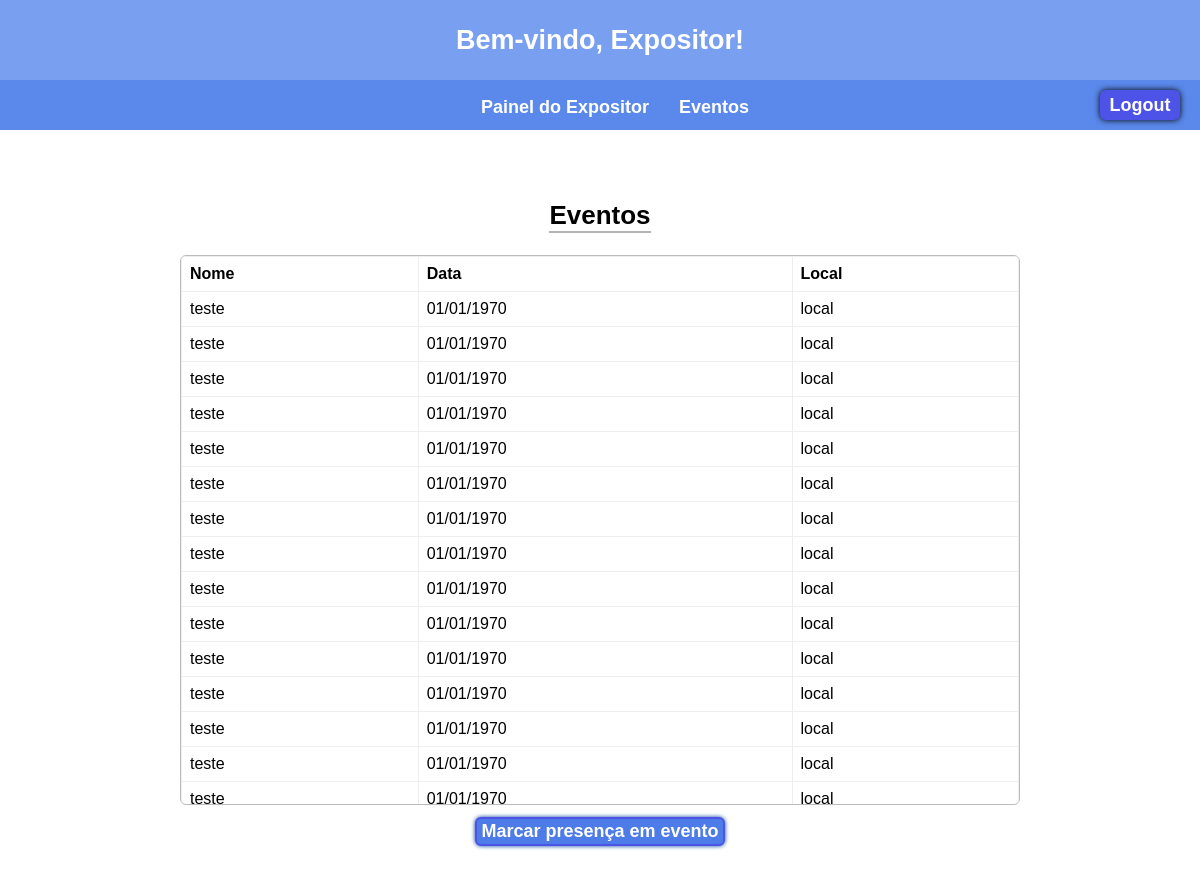
Page /expositor/eventos.php (signed in) on the committed database.
### tables this page shows
CREATE TABLE IF NOT EXISTS `eventos` (
  `id_evento` int(11) NOT NULL AUTO_INCREMENT,
  `nome` varchar(100) NOT NULL,
  `descricao` text DEFAULT NULL,
  `data` date NOT NULL,
  `local` varchar(150) NOT NULL,
  `imagem` varchar(255) DEFAULT NULL,
  PRIMARY KEY (`id_evento`)
);

### expositor/eventos.php (the view, shortened to what this page needs)
<?php
require_once __DIR__ . "/../conexao.php";
    ?>
    <?php
$eventos = [];
$e_res = $conn->query("SELECT id_evento, nome, descricao, 'data', 'local', imagem FROM eventos ORDER BY 'data' ASC");
if ($e_res) {
    while ($row = $e_res->fetch_assoc()) {
        $eventos[] = $row;
    }
}
?>
<!DOCTYPE html>
<html lang="en">
<head>
    <link rel="stylesheet" href="eventos_expositor.css">
</head>
<body>
     <header>
        <h2>Bem-vindo, <?php echo htmlspecialchars($_SESSION['nome']); ?>!</h2>
    </header>
    <nav>
        <a href="../logout.php"><button class="logout">Logout</button></a>
        <h2><a href="painel.php">Painel do Expositor</a></h1>
        <h1><a href="eventos.php">Eventos</a></h1>
    </nav>
    <section>
        <p class="title">Eventos</p>
            <div class="eventos-box">
                <?php if (count($eventos) === 0) : ?>
                    <p class="text">Não há eventos cadastrados.</p>
                <?php else: ?>
                    <table>
                        <thead><tr><th>Nome</th><th>Data</th><th>Local</th></tr></thead>
                        <tbody>
                            <?php foreach ($eventos as $ev) : ?>
                                <tr>
                                    <td><?php echo htmlspecialchars($ev['nome']); ?></td>
                                    <td><?php echo htmlspecialchars(date('d/m/Y', strtotime($ev['data']))); ?></td>
                                    <td><?php echo htmlspecialchars($ev['local']); ?></td>
                                </tr>
                            <?php endforeach; ?>
                        </tbody>
                    </table>
                <?php endif; ?>
            </div>
        <a href="meus_eventos.php" class="presenca">Marcar presença em evento</a>
    </section>
</body>
</html>

### expositor/eventos_expositor.css (style rules this page uses)
* { margin: 0; padding: 0; box-sizing: border-box; }
body { height: 100vh; font-family: Arial, Helvetica, sans-serif; }
header { height: 80px; width: 100%; display: flex; align-items: center; justify-content: center; font-weight: bold; font-size: 18px; color: #fff; background-color: rgb(121, 159, 241); z-index: 10; }
section { width: 100%; height: calc(100vh - 130px); display: flex; flex-direction: column; position: relative; align-items: center; justify-content: center; }
.title { font-size: 26px; font-weight: bold; border-bottom: 2px solid rgba(104, 104, 104, 0.5); margin-bottom: 10px; }
.eventos-box { width: 70vw; height: 60vh; position: relative; overflow: auto; display: flex; flex-direction: column; align-items: center; justify-content: center; border:1px solid #bbbbbb; padding:12px; margin:12px 0; border-radius:6px; }
table { width:100%; border-collapse:collapse; position: absolute; top: 0; }
th, td { padding: 8px; border: 1px solid #eee; text-align: left; }

### rows in the picture
eventos: nome "teste", data "01/01/1970", local "local"
eventos: nome "teste", data "01/01/1970", local "local"
eventos: nome "teste", data "01/01/1970", local "local"
eventos: nome "teste", data "01/01/1970", local "local"
eventos: nome "teste", data "01/01/1970", local "local"
eventos: nome "teste", data "01/01/1970", local "local"
eventos: nome "teste", data "01/01/1970", local "local"
eventos: nome "teste", data "01/01/1970", local "local"
eventos: nome "teste", data "01/01/1970", local "local"
eventos: nome "teste", data "01/01/1970", local "local"
eventos: nome "teste", data "01/01/1970", local "local"
eventos: nome "teste", data "01/01/1970", local "local"
eventos: nome "teste", data "01/01/1970", local "local"
eventos: nome "teste", data "01/01/1970", local "local"
eventos: nome "teste", data "01/01/1970", local "local"

### other values in the picture
$_SESSION['nome'] "Expositor"
